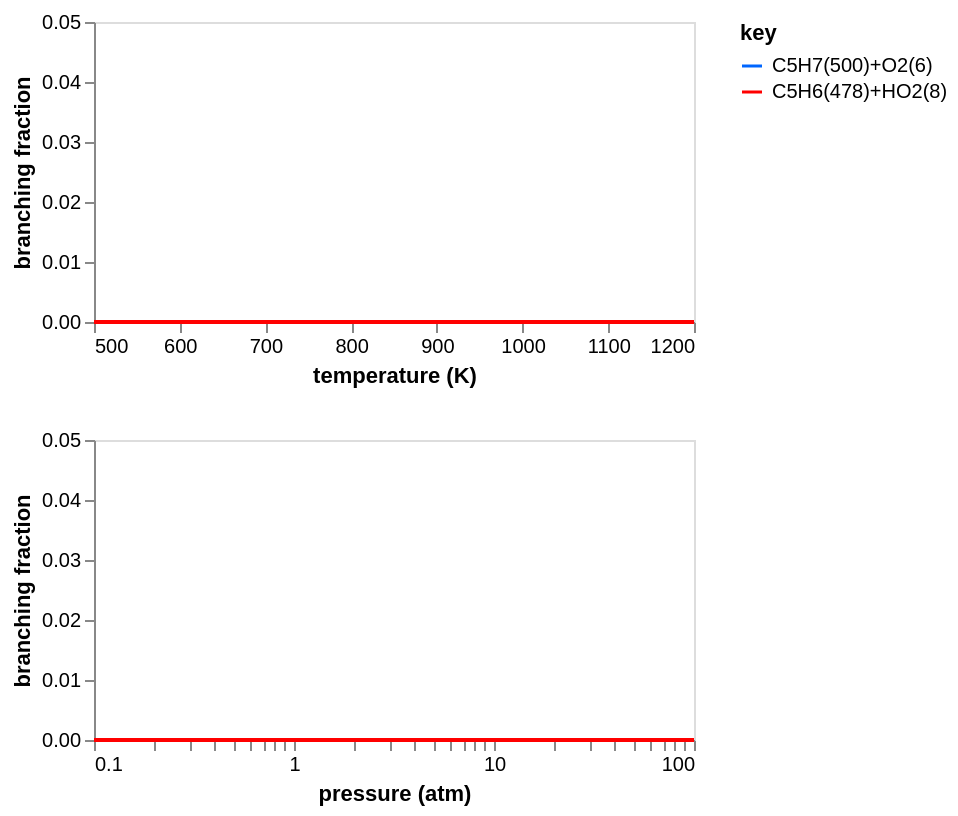

This figure's notebook cell:
### Code cell
branch_frac_t_chart1b = fig.branching_fraction_t_chart(
    rate_df1b,
    T_range=T_range,
    P=P,
    legend=legend,
    total=total,
    y_range=f_range,
)
branch_frac_p_chart1b = fig.branching_fraction_chart(
    rate_df1b,
    P_range=P_range,
    T=T,
    legend=legend,
    total=total,
    y_range=f_range,
)
chart = alt.vconcat(
    branch_frac_t_chart1b.properties(width=300, height=150),
    branch_frac_p_chart1b.properties(width=300, height=150),
).configure_axis(grid=False)
chart

### Figure 1 — Vega-Lite specification as saved in the notebook (floating-point values rounded to 4 significant figures; data arrays with more than 128 entries replaced by an {"elided": "..."} marker saying what was removed)
{"config": {"view": {"continuousWidth": 300, "continuousHeight": 300}, "axis": {"grid": false}}, "vconcat": [{"data": {"name": "data-b75cae94311945a276aa5b0d9d725d1e"}, "mark": {"type": "line"}, "encoding": {"color": {"field": "key", "scale": {"domain": ["C5H7(500)+O2(6)", "C5H6(478)+HO2(8)"], "range": ["#0066ff", "#ff0000"]}, "type": "nominal"}, "x": {"axis": {"format": ".0f"}, "field": "x", "scale": {"domain": [500, 1200], "domainMax": 1200, "nice": true}, "title": "temperature (K)", "type": "quantitative"}, "y": {"axis": {"format": ".2f"}, "field": "value", "scale": {"domain": [0.0, 0.05], "domainMax": 0.05, "nice": true}, "title": "branching fraction", "type": "quantitative"}}, "height": 150, "transform": [{"fold": ["C5H7(500)+O2(6)", "C5H6(478)+HO2(8)"]}], "width": 300}, {"data": {"name": "data-22121d053cad241f03abaff4bf442f3b"}, "mark": {"type": "line"}, "encoding": {"color": {"field": "key", "scale": {"domain": ["C5H7(500)+O2(6)", "C5H6(478)+HO2(8)"], "range": ["#0066ff", "#ff0000"]}, "type": "nominal"}, "x": {"axis": {"labelExpr": "((abs(datum.value - 0.1) / abs(0.1) < 1e-5) ||\n(abs(datum.value - 1.0) / abs(1.0) < 1e-5) ||\n(abs(datum.value - 10.0) / abs(10.0) < 1e-5) ||\n(abs(datum.value - 100.0) / abs(100.0) < 1e-5) ||\n(abs(datum.value - 100.0) / abs(100.0) < 1e-5)) ? datum.label : ''", "values": [0.1, 0.2, 0.3, 0.4, 0.5, 0.6, 0.7, 0.8, 0.9, 1.0, 2.0, 3.0, 4.0, 5.0, 6.0, 7.0, 8.0, 9.0, 10.0, 20.0, 30.0, 40.0, 50.0, 60.0, 70.0, 80.0, 90.0, 100.0, 100.0]}, "field": "x", "scale": {"domain": [0.1, 100.0], "type": "log"}, "title": "pressure (atm)", "type": "quantitative"}, "y": {"axis": {"format": ".2f"}, "field": "value", "scale": {"domain": [0.0, 0.05], "domainMax": 0.05, "nice": true}, "title": "branching fraction", "type": "quantitative"}}, "height": 150, "transform": [{"fold": ["C5H7(500)+O2(6)", "C5H6(478)+HO2(8)"]}], "width": 300}], "$schema": "https://vega.github.io/schema/vega-lite/v5.20.1.json", "datasets": {"data-b75cae94311945a276aa5b0d9d725d1e": {"elided": "1000 records"}, "data-22121d053cad241f03abaff4bf442f3b": {"elided": "1000 records"}}}
